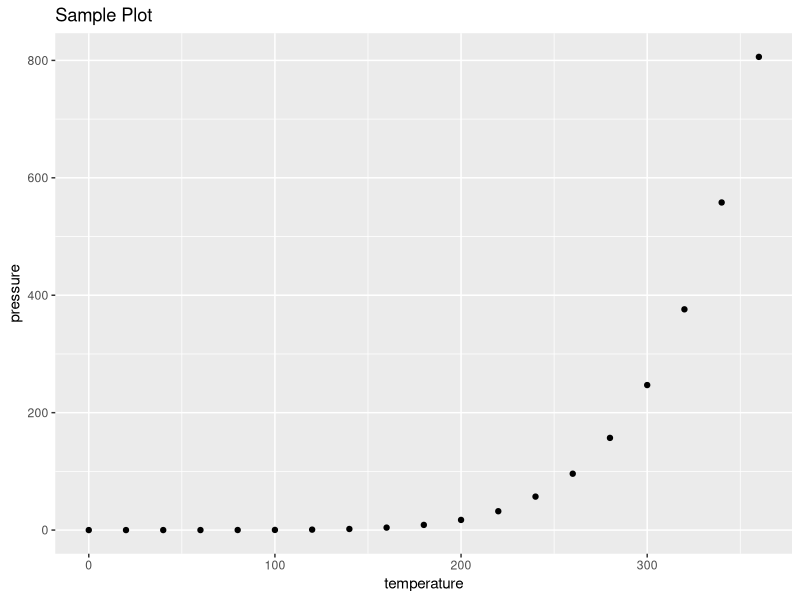

The R script that drew this image:
## ---- chunk 1
# source(here::here("rmd_config.R"))
library(ggplot2)
library(dplyr)
library(tidyr)
library(kableExtra)
## ---- chunk 2
ggplot(pressure, aes(x = temperature, y = pressure)) +
  geom_point() +
  ggtitle("Sample Plot")
